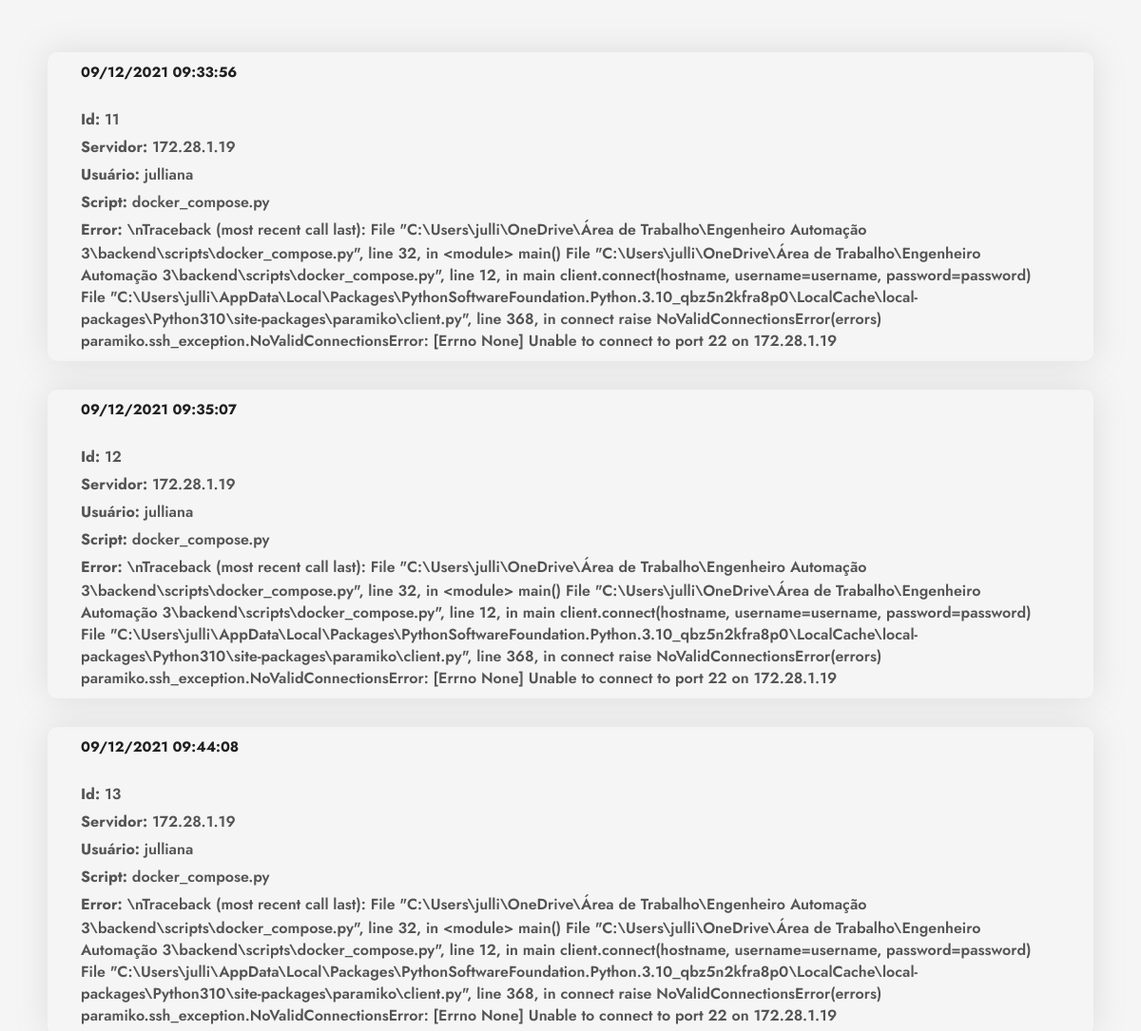
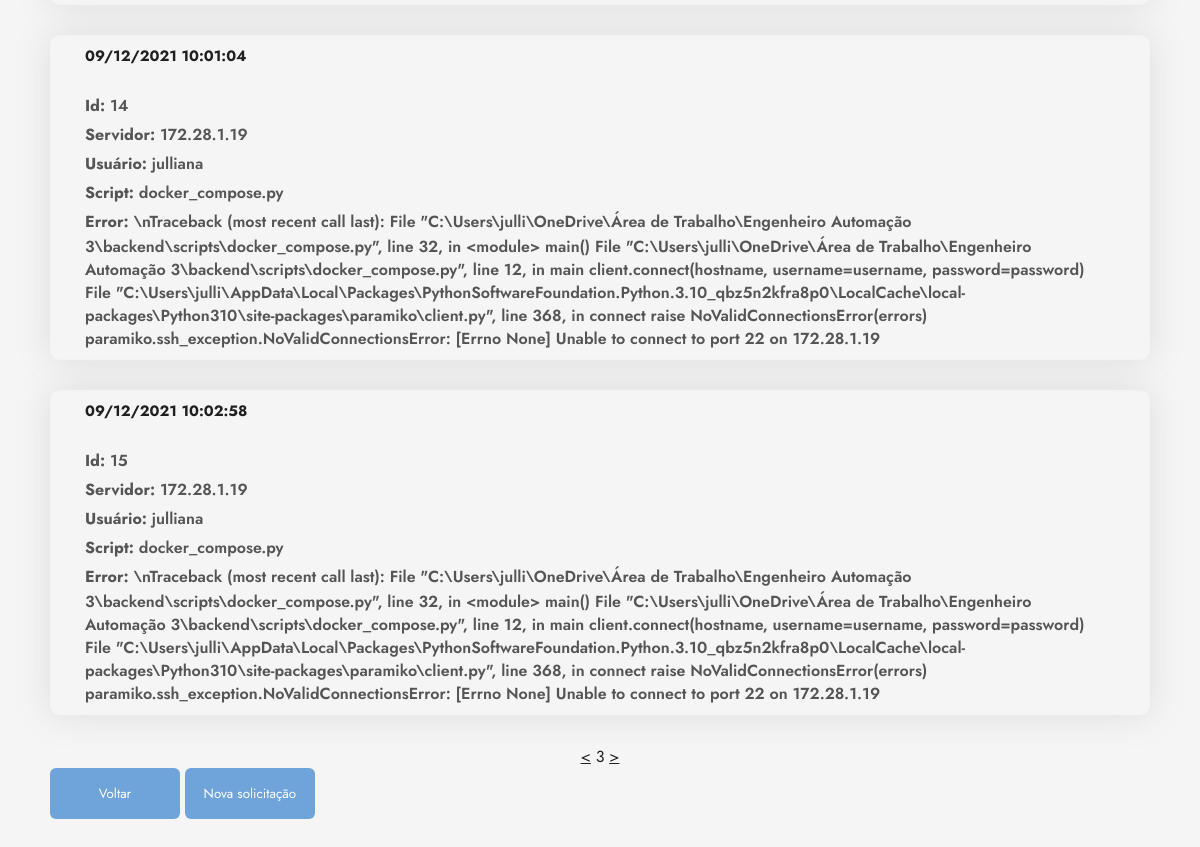
/backend/historico/?page=3 (signed in), run on the app's committed database (2 pictures, top to bottom).
### backend/models.py (models this page shows, shortened)
class Historico(models.Model):
    servidor = models.CharField(max_length=50)
    usuario = models.CharField(max_length=50)
    script = models.CharField(max_length=50)
    terminal = models.CharField(max_length=5000)
    data = models.DateTimeField()
    error = models.CharField(max_length=5000)

### backend/views.py (the view)
# urls.py: path('historico/', views.ListaHistorico.as_view()),
class ListaHistorico(generics.ListAPIView):
    queryset = Historico.objects.all()
    serializer_class = HistoricoSerializer
    authentication_classes = [SessionAuthentication, BasicAuthentication]
    permission_classes = [IsAuthenticated]
    def list(self, request, *args, **kwargs):
        queryset = self.get_queryset()
        serializer = HistoricoSerializer(queryset, many=True)
        lista = serializer.data
        for i in lista:
            data = i['data'].replace('T', ' ')
            data = re.sub(r"[a-zA-Z]", "", data)
            data = datetime.fromisoformat(data)
            i['data'] = data.strftime('%d/%m/%Y %H:%M:%S')
        p = Paginator(lista, 5)  # creating a paginator object
        page_number = request.GET.get('page')
        try:
            page_obj = p.get_page(page_number)  # returns the desired page object
        except PageNotAnInteger:
            page_obj = p.page(1)
        except EmptyPage:
            page_obj = p.page(p.num_pages)
        return render(request, 'frontend/historico.html', {'page_obj':page_obj})

### frontend/templates/frontend/historico.html (shortened to what this page needs)
<!DOCTYPE html>
{% load static %}
<html>
  <head>
  </head>
  <body>
    <div class="wrapper">
      <div class="form">
        <link rel="stylesheet" href="https://cdnjs.cloudflare.com/ajax/libs/material-design-iconic-font/2.2.0/css/material-design-iconic-font.min.css" />
        <div class="container">
                    <div class="row">
                        <div class="col-lg-10 mx-auto">
                            <div class="career-search mb-60">
                                <div class="filter-result">
                                    {% for i in page_obj %}
                                    <div class="job-box d-md-flex align-items-center justify-content-between mb-30">
                                        <div class="job-left my-4 d-md-flex align-items-center flex-wrap">
                                            <div class="job-content">
                                                <h5 class="text-center text-md-left" style="font-size: 15px;"> {{i.data}}</h5><br>
                                                <ul class="d-md-flex flex-wrap text-capitalize ff-open-sans">
                                                    <li class="mr-md-4">
                                                         <b>Id:</b> {{i.id}}
                                                    </li>
                                                    <li class="mr-md-4">
                                                         <b>Servidor:</b> {{i.servidor}}
                                                    </li>
                                                    <li class="mr-md-4">
                                                         <b>Usuário:</b> {{i.usuario}}
                                                    </li>
                                                    <li class="mr-md-4">
                                                         <b>Script:</b> {{i.script}}
                                                    </li>
                                                    {% if i.terminal == '\n' %}
                                                    <li class="mr-md-4">
                                                         <b>Error:</b> {{i.error}}
                                                    </li>
                                                    {% else %}
                                                    <li class="mr-md-4">
                                                        <i class="zmdi zmdi-arrow-right mr-2"></i> <b>Terminal:</b> {{i.terminal}}
                                                    </li>
                                                    {% endif %}
                                                </ul>
                                            </div>
                                        </div>
                                    </div> {% endfor %}
                                </div>
                            </div>
                        </div>
                    </div>
                </div>
        <center>
            {%if page_obj.has_previous %}
                <a href="?page={{page_obj.previous_page_number}}"><</a>
            {% endif %}
            <span>{{page_obj.number}}</span>
            {%if page_obj.has_next %}
                <a href="?page={{page_obj.next_page_number}}">></a>
            {% endif %}
        </center>
        <div class="input_wrap" style="padding-bottom: 50px;">
          <button type="submit" onclick="javascript:location.href='/'" style=" padding: 15px; width: 130px;; border: 1px solid transparent;border-radius: 6px;background-color: #3280ceb0;color: white;cursor: pointer;">
            Voltar
          </button>
          <button type="submit"  onclick="javascript:location.href='/'" style=" padding: 15px; width: 130px;; border: 1px solid transparent;border-radius: 6px;background-color: #3280ceb0;color: white;cursor: pointer;">
            Nova solicitação
          </button>
        </div>
      </div>
    </div>
  </body>
</html>

### frontend/templates/frontend/historico.html (style rules this page uses)
* { margin: 0; padding: 0; box-sizing: border-box; font-family: 'Jost', sans-serif; outline: none; color: #202020; }
body { background: linear-gradient(to right, #8ec2e5, #6086f1); }
.wrapper { min-height: 50vh; display: flex; justify-content: center; align-items: center; }
.form { width: 1500px; height: 700px; padding: 35px 50px; border-radius: 10px; }
.form .input_wrap { margin-bottom: 20px; width: 600px; position: relative; }
.form .input_wrap:last-child { margin-bottom: 0; }
body { background:#f5f5f5; margin-top:20px; }
.filter-result .job-box { -webkit-box-shadow: 0 0 35px 0 rgba(130, 130, 130, 0.2); box-shadow: 0 0 35px 0 rgba(130, 130, 130, 0.2); border-radius: 10px; padding: 10px 35px; }
ul { list-style: none; }
.job-content ul li { font-weight: 600; opacity: 0.75; border-bottom: 1px solid #ccc; padding: 10px 5px; }
@media (min-width: 768px) { .job-content ul li { border-bottom: 0; padding: 0; } }
.mb-30 { margin-bottom: 30px; }

### data on the page
Historico: servidor "172.28.1.19", usuario "julliana", script "docker_compose.py", error "\\nTraceback (most recent call last): File \"C:\\Users\\julli\\OneDrive\\Área de Trabalho\\Engenheiro Automação 3\\backend\\scripts\\docker_compose.py\", line 32, in <module> main() File \"C:\\Users\\julli\\OneDrive\\Área de Trabalho\\Engenheiro Automação 3\\backend\\scripts\\docker_compose.py\", line 12, in main client.connect(hostname, username=username, password=password) File \"C:\\Users\\julli\\AppData\\Local\\Packages\\PythonSoftwareFoundation.Python.3.10_qbz5n2kfra8p0\\LocalCache\\local-packages\\Python310\\site-packages\\paramiko\\client.py\", line 368, in connect raise NoValidConnectionsError(errors) paramiko.ssh_exception.NoValidConnectionsError: [Errno None] Unable to connect to port 22 on 172.28.1.19"
Historico: servidor "172.28.1.19", usuario "julliana", script "docker_compose.py", error "\\nTraceback (most recent call last): File \"C:\\Users\\julli\\OneDrive\\Área de Trabalho\\Engenheiro Automação 3\\backend\\scripts\\docker_compose.py\", line 32, in <module> main() File \"C:\\Users\\julli\\OneDrive\\Área de Trabalho\\Engenheiro Automação 3\\backend\\scripts\\docker_compose.py\", line 12, in main client.connect(hostname, username=username, password=password) File \"C:\\Users\\julli\\AppData\\Local\\Packages\\PythonSoftwareFoundation.Python.3.10_qbz5n2kfra8p0\\LocalCache\\local-packages\\Python310\\site-packages\\paramiko\\client.py\", line 368, in connect raise NoValidConnectionsError(errors) paramiko.ssh_exception.NoValidConnectionsError: [Errno None] Unable to connect to port 22 on 172.28.1.19"
Historico: servidor "172.28.1.19", usuario "julliana", script "docker_compose.py", error "\\nTraceback (most recent call last): File \"C:\\Users\\julli\\OneDrive\\Área de Trabalho\\Engenheiro Automação 3\\backend\\scripts\\docker_compose.py\", line 32, in <module> main() File \"C:\\Users\\julli\\OneDrive\\Área de Trabalho\\Engenheiro Automação 3\\backend\\scripts\\docker_compose.py\", line 12, in main client.connect(hostname, username=username, password=password) File \"C:\\Users\\julli\\AppData\\Local\\Packages\\PythonSoftwareFoundation.Python.3.10_qbz5n2kfra8p0\\LocalCache\\local-packages\\Python310\\site-packages\\paramiko\\client.py\", line 368, in connect raise NoValidConnectionsError(errors) paramiko.ssh_exception.NoValidConnectionsError: [Errno None] Unable to connect to port 22 on 172.28.1.19"
Historico: servidor "172.28.1.19", usuario "julliana", script "docker_compose.py", error "\\nTraceback (most recent call last): File \"C:\\Users\\julli\\OneDrive\\Área de Trabalho\\Engenheiro Automação 3\\backend\\scripts\\docker_compose.py\", line 32, in <module> main() File \"C:\\Users\\julli\\OneDrive\\Área de Trabalho\\Engenheiro Automação 3\\backend\\scripts\\docker_compose.py\", line 12, in main client.connect(hostname, username=username, password=password) File \"C:\\Users\\julli\\AppData\\Local\\Packages\\PythonSoftwareFoundation.Python.3.10_qbz5n2kfra8p0\\LocalCache\\local-packages\\Python310\\site-packages\\paramiko\\client.py\", line 368, in connect raise NoValidConnectionsError(errors) paramiko.ssh_exception.NoValidConnectionsError: [Errno None] Unable to connect to port 22 on 172.28.1.19"
Historico: servidor "172.28.1.19", usuario "julliana", script "docker_compose.py", error "\\nTraceback (most recent call last): File \"C:\\Users\\julli\\OneDrive\\Área de Trabalho\\Engenheiro Automação 3\\backend\\scripts\\docker_compose.py\", line 32, in <module> main() File \"C:\\Users\\julli\\OneDrive\\Área de Trabalho\\Engenheiro Automação 3\\backend\\scripts\\docker_compose.py\", line 12, in main client.connect(hostname, username=username, password=password) File \"C:\\Users\\julli\\AppData\\Local\\Packages\\PythonSoftwareFoundation.Python.3.10_qbz5n2kfra8p0\\LocalCache\\local-packages\\Python310\\site-packages\\paramiko\\client.py\", line 368, in connect raise NoValidConnectionsError(errors) paramiko.ssh_exception.NoValidConnectionsError: [Errno None] Unable to connect to port 22 on 172.28.1.19"

### other printed values
{{ i.data }} "09/12/2021 09:33:56" "09/12/2021 09:35:07" "09/12/2021 09:44:08" "09/12/2021 10:01:04" "09/12/2021 10:02:58"
{{ i.id }} "11" "12" "13" "14" "15"
{{ page_obj.number }} "3"
